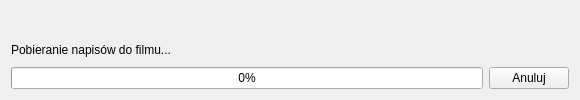
<ui version="4.0" >
 <class>frmProgress</class>
 <widget class="QWidget" name="frmProgress" >
  <property name="windowModality" >
   <enum>Qt::ApplicationModal</enum>
  </property>
  <property name="geometry" >
   <rect>
    <x>0</x>
    <y>0</y>
    <width>580</width>
    <height>100</height>
   </rect>
  </property>
  <property name="minimumSize" >
   <size>
    <width>580</width>
    <height>0</height>
   </size>
  </property>
  <property name="maximumSize" >
   <size>
    <width>580</width>
    <height>100</height>
   </size>
  </property>
  <property name="baseSize" >
   <size>
    <width>580</width>
    <height>100</height>
   </size>
  </property>
  <property name="windowTitle" >
   <string>QNapi - pobieranie napisów...</string>
  </property>
  <property name="windowIcon" >
   <iconset resource="../src/resources.qrc" >:/icon/qnapi-48-icon.png</iconset>
  </property>
  <layout class="QVBoxLayout" >
   <item>
    <widget class="QLabel" name="lbFileName" >
     <property name="sizePolicy" >
      <sizepolicy vsizetype="Minimum" hsizetype="Expanding" >
       <horstretch>0</horstretch>
       <verstretch>0</verstretch>
      </sizepolicy>
     </property>
     <property name="font" >
      <font>
       <weight>75</weight>
       <bold>true</bold>
      </font>
     </property>
     <property name="frameShape" >
      <enum>QFrame::NoFrame</enum>
     </property>
     <property name="frameShadow" >
      <enum>QFrame::Plain</enum>
     </property>
     <property name="text" >
      <string/>
     </property>
    </widget>
   </item>
   <item>
    <widget class="QLabel" name="lbAction" >
     <property name="sizePolicy" >
      <sizepolicy vsizetype="Minimum" hsizetype="Expanding" >
       <horstretch>0</horstretch>
       <verstretch>0</verstretch>
      </sizepolicy>
     </property>
     <property name="font" >
      <font>
       <weight>50</weight>
       <bold>false</bold>
      </font>
     </property>
     <property name="text" >
      <string>Pobieranie napisów do filmu...</string>
     </property>
     <property name="textFormat" >
      <enum>Qt::AutoText</enum>
     </property>
     <property name="scaledContents" >
      <bool>false</bool>
     </property>
     <property name="alignment" >
      <set>Qt::AlignLeading|Qt::AlignLeft|Qt::AlignVCenter</set>
     </property>
    </widget>
   </item>
   <item>
    <layout class="QHBoxLayout" >
     <item>
      <widget class="QProgressBar" name="pbProgress" >
       <property name="sizePolicy" >
        <sizepolicy vsizetype="Minimum" hsizetype="Expanding" >
         <horstretch>0</horstretch>
         <verstretch>0</verstretch>
        </sizepolicy>
       </property>
       <property name="value" >
        <number>0</number>
       </property>
       <property name="alignment" >
        <set>Qt::AlignHCenter</set>
       </property>
       <property name="textVisible" >
        <bool>true</bool>
       </property>
      </widget>
     </item>
     <item>
      <widget class="QPushButton" name="pbCancel" >
       <property name="sizePolicy" >
        <sizepolicy vsizetype="Minimum" hsizetype="Minimum" >
         <horstretch>0</horstretch>
         <verstretch>0</verstretch>
        </sizepolicy>
       </property>
       <property name="text" >
        <string>Anuluj</string>
       </property>
      </widget>
     </item>
    </layout>
   </item>
  </layout>
 </widget>
 <resources>
  <include location="../src/resources.qrc" />
 </resources>
 <connections>
  <connection>
   <sender>pbCancel</sender>
   <signal>clicked()</signal>
   <receiver>frmProgress</receiver>
   <slot>close()</slot>
   <hints>
    <hint type="sourcelabel" >
     <x>534</x>
     <y>79</y>
    </hint>
    <hint type="destinationlabel" >
     <x>289</x>
     <y>49</y>
    </hint>
   </hints>
  </connection>
 </connections>
</ui>
